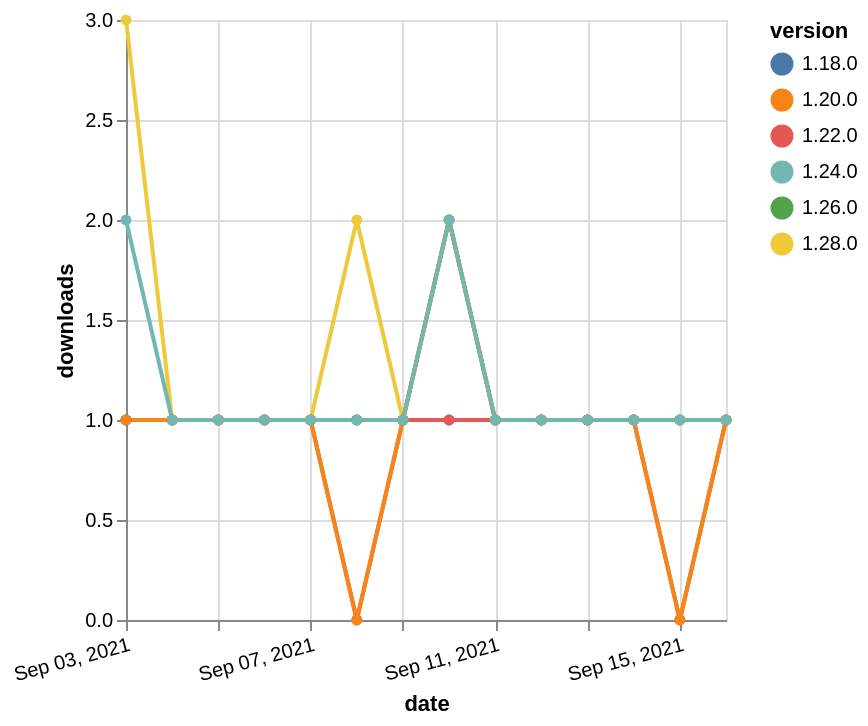

The Vega-Lite source for this figure:
### Vega-Lite specification from a JSON file in a GitHub repository (floating-point values rounded to 4 significant figures)
{"$schema": "https://vega.github.io/schema/vega-lite/v5.json", "description": "A simple bar chart with embedded data.", "data": {"values": [{"date": "2021-09-03", "total": 218, "delta": 1, "version": "1.18.0"}, {"date": "2021-09-04", "total": 219, "delta": 1, "version": "1.18.0"}, {"date": "2021-09-05", "total": 220, "delta": 1, "version": "1.18.0"}, {"date": "2021-09-06", "total": 221, "delta": 1, "version": "1.18.0"}, {"date": "2021-09-07", "total": 222, "delta": 1, "version": "1.18.0"}, {"date": "2021-09-08", "total": 223, "delta": 1, "version": "1.18.0"}, {"date": "2021-09-09", "total": 224, "delta": 1, "version": "1.18.0"}, {"date": "2021-09-10", "total": 225, "delta": 1, "version": "1.18.0"}, {"date": "2021-09-11", "total": 226, "delta": 1, "version": "1.18.0"}, {"date": "2021-09-12", "total": 227, "delta": 1, "version": "1.18.0"}, {"date": "2021-09-13", "total": 228, "delta": 1, "version": "1.18.0"}, {"date": "2021-09-14", "total": 229, "delta": 1, "version": "1.18.0"}, {"date": "2021-09-15", "total": 230, "delta": 1, "version": "1.18.0"}, {"date": "2021-09-16", "total": 231, "delta": 1, "version": "1.18.0"}, {"date": "2021-09-03", "total": 164, "delta": 1, "version": "1.22.0"}, {"date": "2021-09-04", "total": 165, "delta": 1, "version": "1.22.0"}, {"date": "2021-09-05", "total": 166, "delta": 1, "version": "1.22.0"}, {"date": "2021-09-06", "total": 167, "delta": 1, "version": "1.22.0"}, {"date": "2021-09-07", "total": 168, "delta": 1, "version": "1.22.0"}, {"date": "2021-09-08", "total": 168, "delta": 0, "version": "1.22.0"}, {"date": "2021-09-09", "total": 169, "delta": 1, "version": "1.22.0"}, {"date": "2021-09-10", "total": 170, "delta": 1, "version": "1.22.0"}, {"date": "2021-09-11", "total": 171, "delta": 1, "version": "1.22.0"}, {"date": "2021-09-12", "total": 172, "delta": 1, "version": "1.22.0"}, {"date": "2021-09-13", "total": 173, "delta": 1, "version": "1.22.0"}, {"date": "2021-09-14", "total": 174, "delta": 1, "version": "1.22.0"}, {"date": "2021-09-15", "total": 174, "delta": 0, "version": "1.22.0"}, {"date": "2021-09-16", "total": 175, "delta": 1, "version": "1.22.0"}, {"date": "2021-09-03", "total": 120, "delta": 3, "version": "1.28.0"}, {"date": "2021-09-04", "total": 121, "delta": 1, "version": "1.28.0"}, {"date": "2021-09-05", "total": 122, "delta": 1, "version": "1.28.0"}, {"date": "2021-09-06", "total": 123, "delta": 1, "version": "1.28.0"}, {"date": "2021-09-07", "total": 124, "delta": 1, "version": "1.28.0"}, {"date": "2021-09-08", "total": 126, "delta": 2, "version": "1.28.0"}, {"date": "2021-09-09", "total": 127, "delta": 1, "version": "1.28.0"}, {"date": "2021-09-10", "total": 129, "delta": 2, "version": "1.28.0"}, {"date": "2021-09-11", "total": 130, "delta": 1, "version": "1.28.0"}, {"date": "2021-09-12", "total": 131, "delta": 1, "version": "1.28.0"}, {"date": "2021-09-13", "total": 132, "delta": 1, "version": "1.28.0"}, {"date": "2021-09-14", "total": 133, "delta": 1, "version": "1.28.0"}, {"date": "2021-09-15", "total": 134, "delta": 1, "version": "1.28.0"}, {"date": "2021-09-16", "total": 135, "delta": 1, "version": "1.28.0"}, {"date": "2021-09-03", "total": 156, "delta": 1, "version": "1.26.0"}, {"date": "2021-09-04", "total": 157, "delta": 1, "version": "1.26.0"}, {"date": "2021-09-05", "total": 158, "delta": 1, "version": "1.26.0"}, {"date": "2021-09-06", "total": 159, "delta": 1, "version": "1.26.0"}, {"date": "2021-09-07", "total": 160, "delta": 1, "version": "1.26.0"}, {"date": "2021-09-08", "total": 161, "delta": 1, "version": "1.26.0"}, {"date": "2021-09-09", "total": 162, "delta": 1, "version": "1.26.0"}, {"date": "2021-09-10", "total": 164, "delta": 2, "version": "1.26.0"}, {"date": "2021-09-11", "total": 165, "delta": 1, "version": "1.26.0"}, {"date": "2021-09-12", "total": 166, "delta": 1, "version": "1.26.0"}, {"date": "2021-09-13", "total": 167, "delta": 1, "version": "1.26.0"}, {"date": "2021-09-14", "total": 168, "delta": 1, "version": "1.26.0"}, {"date": "2021-09-15", "total": 169, "delta": 1, "version": "1.26.0"}, {"date": "2021-09-16", "total": 170, "delta": 1, "version": "1.26.0"}, {"date": "2021-09-03", "total": 166, "delta": 1, "version": "1.20.0"}, {"date": "2021-09-04", "total": 167, "delta": 1, "version": "1.20.0"}, {"date": "2021-09-05", "total": 168, "delta": 1, "version": "1.20.0"}, {"date": "2021-09-06", "total": 169, "delta": 1, "version": "1.20.0"}, {"date": "2021-09-07", "total": 170, "delta": 1, "version": "1.20.0"}, {"date": "2021-09-08", "total": 170, "delta": 0, "version": "1.20.0"}, {"date": "2021-09-09", "total": 171, "delta": 1, "version": "1.20.0"}, {"date": "2021-09-10", "total": 173, "delta": 2, "version": "1.20.0"}, {"date": "2021-09-11", "total": 174, "delta": 1, "version": "1.20.0"}, {"date": "2021-09-12", "total": 175, "delta": 1, "version": "1.20.0"}, {"date": "2021-09-13", "total": 176, "delta": 1, "version": "1.20.0"}, {"date": "2021-09-14", "total": 177, "delta": 1, "version": "1.20.0"}, {"date": "2021-09-15", "total": 177, "delta": 0, "version": "1.20.0"}, {"date": "2021-09-16", "total": 178, "delta": 1, "version": "1.20.0"}, {"date": "2021-09-03", "total": 149, "delta": 2, "version": "1.24.0"}, {"date": "2021-09-04", "total": 150, "delta": 1, "version": "1.24.0"}, {"date": "2021-09-05", "total": 151, "delta": 1, "version": "1.24.0"}, {"date": "2021-09-06", "total": 152, "delta": 1, "version": "1.24.0"}, {"date": "2021-09-07", "total": 153, "delta": 1, "version": "1.24.0"}, {"date": "2021-09-08", "total": 154, "delta": 1, "version": "1.24.0"}, {"date": "2021-09-09", "total": 155, "delta": 1, "version": "1.24.0"}, {"date": "2021-09-10", "total": 157, "delta": 2, "version": "1.24.0"}, {"date": "2021-09-11", "total": 158, "delta": 1, "version": "1.24.0"}, {"date": "2021-09-12", "total": 159, "delta": 1, "version": "1.24.0"}, {"date": "2021-09-13", "total": 160, "delta": 1, "version": "1.24.0"}, {"date": "2021-09-14", "total": 161, "delta": 1, "version": "1.24.0"}, {"date": "2021-09-15", "total": 162, "delta": 1, "version": "1.24.0"}, {"date": "2021-09-16", "total": 163, "delta": 1, "version": "1.24.0"}]}, "width": "container", "mark": {"type": "line", "point": {"filled": true}}, "encoding": {"x": {"field": "date", "type": "temporal", "timeUnit": "yearmonthdate", "title": "date", "axis": {"labelAngle": -15}}, "y": {"field": "delta", "type": "quantitative", "title": "downloads"}, "color": {"field": "version", "type": "nominal"}, "tooltip": {"field": "delta"}}}
